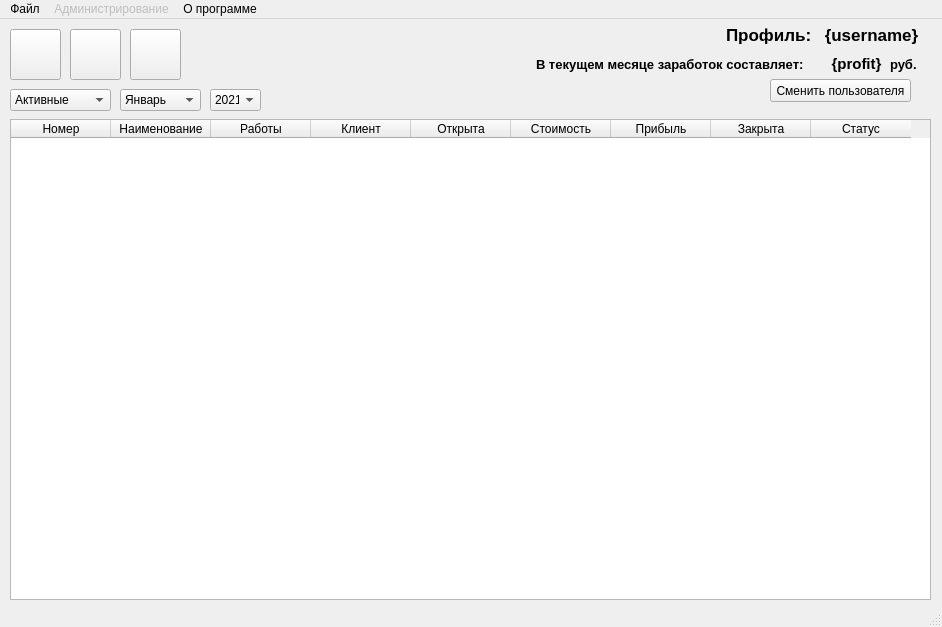
<?xml version="1.0" encoding="UTF-8"?>
<ui version="4.0">
 <class>MainWindow</class>
 <widget class="QMainWindow" name="MainWindow">
  <property name="geometry">
   <rect>
    <x>0</x>
    <y>0</y>
    <width>942</width>
    <height>627</height>
   </rect>
  </property>
  <property name="windowTitle">
   <string>Рабочий профиль</string>
  </property>
  <property name="styleSheet">
   <string notr="true"/>
  </property>
  <widget class="QWidget" name="centralwidget">
   <widget class="QComboBox" name="activeList">
    <property name="geometry">
     <rect>
      <x>10</x>
      <y>70</y>
      <width>101</width>
      <height>22</height>
     </rect>
    </property>
    <item>
     <property name="text">
      <string>Активные</string>
     </property>
    </item>
    <item>
     <property name="text">
      <string>Завершенные</string>
     </property>
    </item>
   </widget>
   <widget class="QPushButton" name="addNewJob">
    <property name="geometry">
     <rect>
      <x>10</x>
      <y>10</y>
      <width>51</width>
      <height>51</height>
     </rect>
    </property>
    <property name="text">
     <string/>
    </property>
    <property name="icon">
     <iconset>
      <normaloff>icons/note_add.png</normaloff>icons/note_add.png</iconset>
    </property>
    <property name="iconSize">
     <size>
      <width>48</width>
      <height>48</height>
     </size>
    </property>
   </widget>
   <widget class="QPushButton" name="Stats">
    <property name="geometry">
     <rect>
      <x>70</x>
      <y>10</y>
      <width>51</width>
      <height>51</height>
     </rect>
    </property>
    <property name="text">
     <string/>
    </property>
    <property name="icon">
     <iconset>
      <normaloff>icons/statistics.png</normaloff>icons/statistics.png</iconset>
    </property>
    <property name="iconSize">
     <size>
      <width>48</width>
      <height>48</height>
     </size>
    </property>
   </widget>
   <widget class="QComboBox" name="monthList">
    <property name="geometry">
     <rect>
      <x>120</x>
      <y>70</y>
      <width>81</width>
      <height>22</height>
     </rect>
    </property>
    <item>
     <property name="text">
      <string>Январь</string>
     </property>
    </item>
    <item>
     <property name="text">
      <string>Февраль</string>
     </property>
    </item>
    <item>
     <property name="text">
      <string>Март</string>
     </property>
    </item>
    <item>
     <property name="text">
      <string>Апрель</string>
     </property>
    </item>
    <item>
     <property name="text">
      <string>Май</string>
     </property>
    </item>
    <item>
     <property name="text">
      <string>Июнь</string>
     </property>
    </item>
    <item>
     <property name="text">
      <string>Июль</string>
     </property>
    </item>
    <item>
     <property name="text">
      <string>Август</string>
     </property>
    </item>
    <item>
     <property name="text">
      <string>Сентябрь</string>
     </property>
    </item>
    <item>
     <property name="text">
      <string>Октябрь</string>
     </property>
    </item>
    <item>
     <property name="text">
      <string>Ноябрь</string>
     </property>
    </item>
    <item>
     <property name="text">
      <string>Декабрь</string>
     </property>
    </item>
   </widget>
   <widget class="QComboBox" name="yearList">
    <property name="geometry">
     <rect>
      <x>210</x>
      <y>70</y>
      <width>51</width>
      <height>22</height>
     </rect>
    </property>
    <item>
     <property name="text">
      <string>2021</string>
     </property>
    </item>
    <item>
     <property name="text">
      <string>2022</string>
     </property>
    </item>
   </widget>
   <widget class="QLabel" name="label_1">
    <property name="geometry">
     <rect>
      <x>726</x>
      <y>0</y>
      <width>91</width>
      <height>31</height>
     </rect>
    </property>
    <property name="font">
     <font>
      <pointsize>13</pointsize>
      <weight>75</weight>
      <bold>true</bold>
     </font>
    </property>
    <property name="text">
     <string>Профиль:</string>
    </property>
   </widget>
   <widget class="QLabel" name="username">
    <property name="geometry">
     <rect>
      <x>816</x>
      <y>0</y>
      <width>111</width>
      <height>31</height>
     </rect>
    </property>
    <property name="font">
     <font>
      <pointsize>13</pointsize>
      <weight>75</weight>
      <bold>true</bold>
     </font>
    </property>
    <property name="text">
     <string>{username}</string>
    </property>
    <property name="alignment">
     <set>Qt::AlignCenter</set>
    </property>
   </widget>
   <widget class="QLabel" name="label_2">
    <property name="geometry">
     <rect>
      <x>536</x>
      <y>30</y>
      <width>291</width>
      <height>31</height>
     </rect>
    </property>
    <property name="font">
     <font>
      <pointsize>10</pointsize>
      <weight>75</weight>
      <bold>true</bold>
     </font>
    </property>
    <property name="text">
     <string>В текущем месяце заработок составляет:</string>
    </property>
   </widget>
   <widget class="QLabel" name="profit">
    <property name="geometry">
     <rect>
      <x>826</x>
      <y>29</y>
      <width>61</width>
      <height>31</height>
     </rect>
    </property>
    <property name="font">
     <font>
      <pointsize>11</pointsize>
      <weight>75</weight>
      <bold>true</bold>
     </font>
    </property>
    <property name="text">
     <string>{profit}</string>
    </property>
    <property name="alignment">
     <set>Qt::AlignCenter</set>
    </property>
   </widget>
   <widget class="QLabel" name="label_3">
    <property name="geometry">
     <rect>
      <x>890</x>
      <y>30</y>
      <width>31</width>
      <height>31</height>
     </rect>
    </property>
    <property name="font">
     <font>
      <pointsize>10</pointsize>
      <weight>75</weight>
      <bold>true</bold>
     </font>
    </property>
    <property name="text">
     <string>руб.</string>
    </property>
   </widget>
   <widget class="QTableWidget" name="tableWidget">
    <property name="geometry">
     <rect>
      <x>10</x>
      <y>100</y>
      <width>921</width>
      <height>481</height>
     </rect>
    </property>
    <property name="sizePolicy">
     <sizepolicy hsizetype="Expanding" vsizetype="Expanding">
      <horstretch>0</horstretch>
      <verstretch>0</verstretch>
     </sizepolicy>
    </property>
    <property name="styleSheet">
     <string notr="true"/>
    </property>
    <property name="editTriggers">
     <set>QAbstractItemView::DoubleClicked</set>
    </property>
    <property name="showDropIndicator" stdset="0">
     <bool>false</bool>
    </property>
    <property name="alternatingRowColors">
     <bool>true</bool>
    </property>
    <property name="selectionMode">
     <enum>QAbstractItemView::SingleSelection</enum>
    </property>
    <property name="selectionBehavior">
     <enum>QAbstractItemView::SelectRows</enum>
    </property>
    <property name="columnCount">
     <number>9</number>
    </property>
    <attribute name="horizontalHeaderVisible">
     <bool>true</bool>
    </attribute>
    <attribute name="horizontalHeaderDefaultSectionSize">
     <number>100</number>
    </attribute>
    <attribute name="horizontalHeaderShowSortIndicator" stdset="0">
     <bool>false</bool>
    </attribute>
    <attribute name="verticalHeaderVisible">
     <bool>false</bool>
    </attribute>
    <column>
     <property name="text">
      <string>Номер</string>
     </property>
    </column>
    <column>
     <property name="text">
      <string>Наименование</string>
     </property>
    </column>
    <column>
     <property name="text">
      <string>Работы</string>
     </property>
    </column>
    <column>
     <property name="text">
      <string>Клиент</string>
     </property>
    </column>
    <column>
     <property name="text">
      <string>Открыта</string>
     </property>
    </column>
    <column>
     <property name="text">
      <string>Стоимость</string>
     </property>
    </column>
    <column>
     <property name="text">
      <string>Прибыль</string>
     </property>
    </column>
    <column>
     <property name="text">
      <string>Закрыта</string>
     </property>
    </column>
    <column>
     <property name="text">
      <string>Статус</string>
     </property>
    </column>
   </widget>
   <widget class="QPushButton" name="changeUser">
    <property name="geometry">
     <rect>
      <x>770</x>
      <y>60</y>
      <width>141</width>
      <height>23</height>
     </rect>
    </property>
    <property name="text">
     <string>Сменить пользователя</string>
    </property>
   </widget>
   <widget class="QPushButton" name="servicesForClient">
    <property name="geometry">
     <rect>
      <x>130</x>
      <y>10</y>
      <width>51</width>
      <height>51</height>
     </rect>
    </property>
    <property name="text">
     <string/>
    </property>
    <property name="icon">
     <iconset>
      <normaloff>icons/account_box.png</normaloff>icons/account_box.png</iconset>
    </property>
    <property name="iconSize">
     <size>
      <width>48</width>
      <height>48</height>
     </size>
    </property>
   </widget>
  </widget>
  <widget class="QMenuBar" name="menubar">
   <property name="geometry">
    <rect>
     <x>0</x>
     <y>0</y>
     <width>942</width>
     <height>21</height>
    </rect>
   </property>
   <widget class="QMenu" name="menu">
    <property name="title">
     <string>Файл</string>
    </property>
    <addaction name="action_3"/>
   </widget>
   <widget class="QMenu" name="menu_2">
    <property name="title">
     <string>О программе</string>
    </property>
    <addaction name="action_4"/>
   </widget>
   <widget class="QMenu" name="menu_3">
    <property name="enabled">
     <bool>false</bool>
    </property>
    <property name="title">
     <string>Администрирование</string>
    </property>
    <addaction name="adm_clients"/>
    <addaction name="adm_categories"/>
   </widget>
   <addaction name="menu"/>
   <addaction name="menu_3"/>
   <addaction name="menu_2"/>
  </widget>
  <widget class="QStatusBar" name="statusbar"/>
  <action name="adm_clients">
   <property name="text">
    <string>Клиенты</string>
   </property>
  </action>
  <action name="adm_categories">
   <property name="text">
    <string>Категории</string>
   </property>
  </action>
  <action name="action_3">
   <property name="text">
    <string>Выход</string>
   </property>
  </action>
  <action name="action_4">
   <property name="text">
    <string>Справка</string>
   </property>
  </action>
 </widget>
 <resources/>
 <connections/>
</ui>
